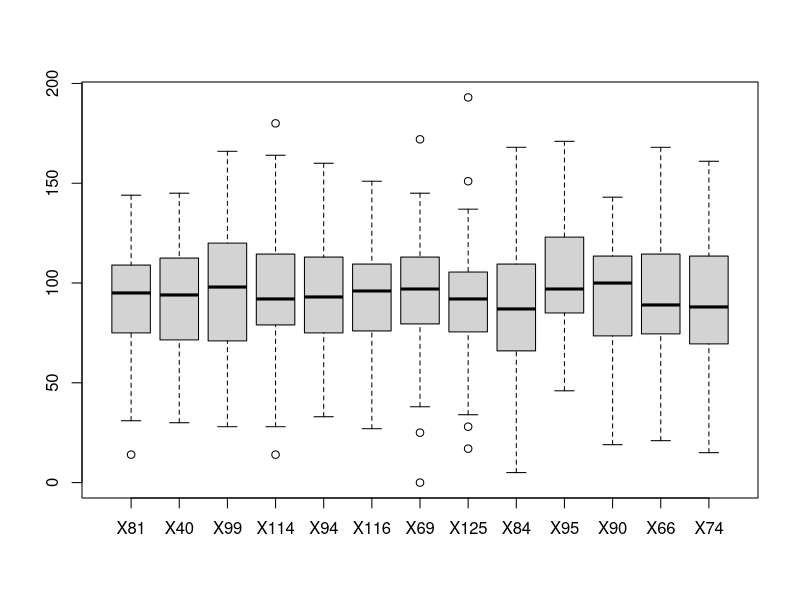

Recreate this plot in R.
library(tidyverse)

# A randomized controlled trial compared 12 different variants 
# of a goal setting app to a control condition that did wasn’t 
# given the goal setting app. The researcher recruited 50 participants 
# per condition and used RescueTime to obtain a productivity score
# for each participant. The resulting data are contained 
# in the attached csv file. How would you interpret these results?

# I would assume researchers assigned either first or last column for control.
# X81: mean 91.59, std 28.6068 mean p: 0.5636
# X74: mean 87.76, std 33.7027 mean p: 0.3517
# Neither X81 nor X74 are statistically different with respect to any columns.
# I conclude that X74 is most probably the control.

# with respect to x81, x95 has lowest p value -> 0.0427
# with respect to x74, x95 has lowest p value -> 0.0122
# I looked into x95. It has mean p of 0.1086 wrt everything else.
# has significant p values wrt four other columns. 
# has highest mean at 102. second lowest std at 26.80.
# four confidence intervals that do not allow for 0.

df <- read.csv("productivity_scores.csv")

p_comparisons <- matrix(nrow=13,ncol=13)
colnames(p_comparisons) <- colnames(df)
rownames(p_comparisons) <- colnames(df)

summary <- matrix(nrow=13, ncol=4)
colnames(summary) <- c("mean","sd","av_p","sig_count")
rownames(summary)<- colnames(df)

boxplot(df)

# for each column, get its p values wrt all other cols
for(i in c(1:length(colnames(df)))){
  name <- colnames(df)[i]
  print(name)
  summary[name,"mean"] <- mean(df[[name]])
  summary[name,"sd"] <- sd(df[[name]])
  summary[name,"sig_count"] <- 0
  for(ii in c(1:length(colnames(df)))){
    print(ii)
    name2 <- colnames(df)[ii]
    cat(name,name2,"\n")
    test <- t.test(df[[name]], df[[name2]])
    p <- test$p.value
    if (p < 0.05){
      summary[name,"sig_count"] <- summary[name,"sig_count"] + 1
    }
    p_comparisons[name,name2] <- p
  }
  summary[name,"av_p"] <- sum(p_comparisons[name,-1]) / 12
}

